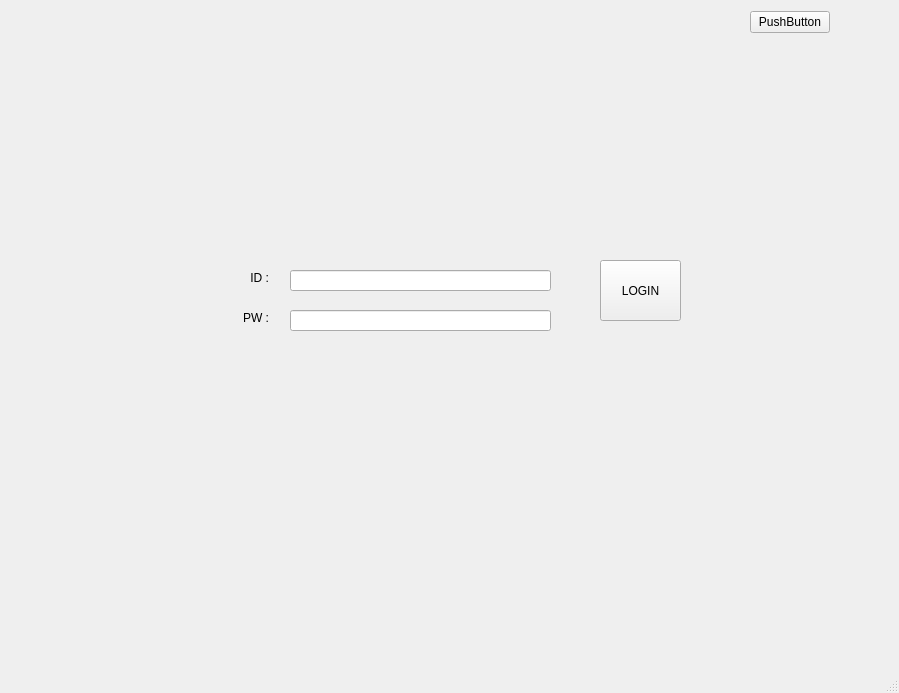
<?xml version="1.0" encoding="UTF-8"?>
<ui version="4.0">
 <class>MainWindow</class>
 <widget class="QMainWindow" name="MainWindow">
  <property name="geometry">
   <rect>
    <x>0</x>
    <y>0</y>
    <width>899</width>
    <height>693</height>
   </rect>
  </property>
  <property name="windowTitle">
   <string>MainWindow</string>
  </property>
  <widget class="QWidget" name="centralwidget">
   <widget class="QWidget" name="widget" native="true">
    <property name="geometry">
     <rect>
      <x>180</x>
      <y>230</y>
      <width>551</width>
      <height>141</height>
     </rect>
    </property>
    <widget class="QLineEdit" name="password">
     <property name="geometry">
      <rect>
       <x>110</x>
       <y>80</y>
       <width>261</width>
       <height>21</height>
      </rect>
     </property>
    </widget>
    <widget class="QLabel" name="label">
     <property name="geometry">
      <rect>
       <x>40</x>
       <y>40</y>
       <width>49</width>
       <height>16</height>
      </rect>
     </property>
     <property name="text">
      <string>ID :</string>
     </property>
     <property name="alignment">
      <set>Qt::AlignmentFlag::AlignRight|Qt::AlignmentFlag::AlignTrailing|Qt::AlignmentFlag::AlignVCenter</set>
     </property>
    </widget>
    <widget class="QLineEdit" name="login">
     <property name="geometry">
      <rect>
       <x>110</x>
       <y>40</y>
       <width>261</width>
       <height>21</height>
      </rect>
     </property>
    </widget>
    <widget class="QLabel" name="label_2">
     <property name="geometry">
      <rect>
       <x>40</x>
       <y>80</y>
       <width>49</width>
       <height>16</height>
      </rect>
     </property>
     <property name="text">
      <string>PW :</string>
     </property>
     <property name="alignment">
      <set>Qt::AlignmentFlag::AlignRight|Qt::AlignmentFlag::AlignTrailing|Qt::AlignmentFlag::AlignVCenter</set>
     </property>
    </widget>
    <widget class="QPushButton" name="btn_login">
     <property name="geometry">
      <rect>
       <x>420</x>
       <y>30</y>
       <width>81</width>
       <height>61</height>
      </rect>
     </property>
     <property name="styleSheet">
      <string notr="true">border-image:url(&quot;/picture/LOOKBACK.jpg&quot;);</string>
     </property>
     <property name="text">
      <string>LOGIN</string>
     </property>
    </widget>
   </widget>
   <widget class="QWidget" name="layoutWidget">
    <property name="geometry">
     <rect>
      <x>9</x>
      <y>9</y>
      <width>821</width>
      <height>26</height>
     </rect>
    </property>
    <layout class="QHBoxLayout" name="horizontalLayout">
     <item>
      <spacer name="horizontalSpacer">
       <property name="orientation">
        <enum>Qt::Orientation::Horizontal</enum>
       </property>
       <property name="sizeHint" stdset="0">
        <size>
         <width>40</width>
         <height>20</height>
        </size>
       </property>
      </spacer>
     </item>
     <item>
      <widget class="QPushButton" name="btn_exit">
       <property name="text">
        <string>PushButton</string>
       </property>
      </widget>
     </item>
    </layout>
   </widget>
  </widget>
  <widget class="QMenuBar" name="menubar">
   <property name="geometry">
    <rect>
     <x>0</x>
     <y>0</y>
     <width>899</width>
     <height>22</height>
    </rect>
   </property>
  </widget>
  <widget class="QStatusBar" name="statusbar"/>
 </widget>
 <resources/>
 <connections/>
</ui>
